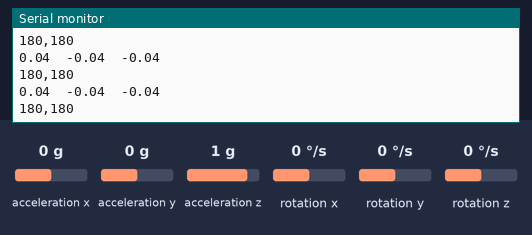
The sketch below on a simulated Arduino Uno, built with avr-gcc and run on an emulated ATmega328P. Parts: the last lines printed to the serial monitor. Wiring (inferred from the names in the program): ADXL345 accelerometer at I2C address 0x53; ITG-3200 gyroscope at I2C address 0x68. Inputs (shaded band) come from the test bench; at power-on: acceleration x 0 g, acceleration y 0 g, acceleration z 1 g, rotation x 0 °/s, rotation y 0 °/s, rotation z 0 °/s.

Above: at 4.1 s.
4.2 s: acceleration x set to -1.4 g
At 4.53 s:
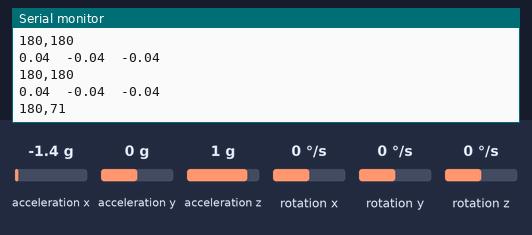
5.7 s: acceleration y set to -1.4 g
At 5.73 s:
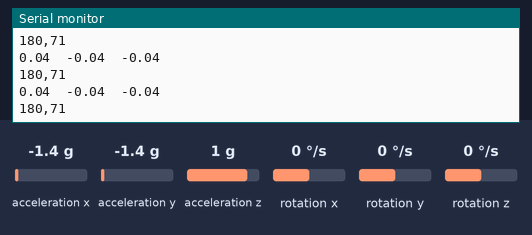
7.2 s: acceleration z set to -1.4 g
At 7.34 s:
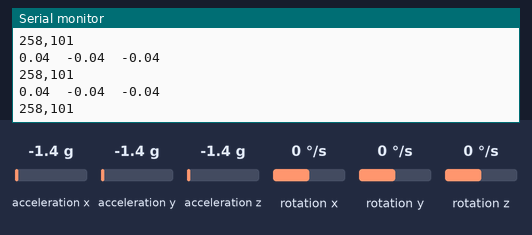
Timing chart, 0 to 10.2 s (numbered marks = the images above; inputs shaded):
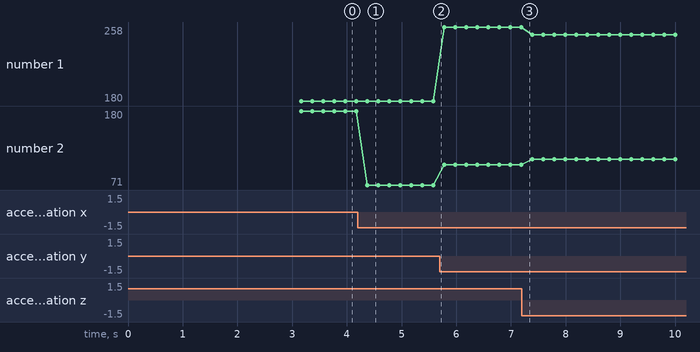

The sketch:

Test_ADXL345_ITG3200.ino
```cpp
// (licence header left out)
#define ITG3200_ADDRESS			        0x68
#define ITG3200_MEMORY_ADDRESS			0x1D
#define ITG3200_BUFFER_SIZE			6
#define ITG3200_RESET_ADDRESS			0x3E
#define ITG3200_RESET_VALUE			0x80
#define ITG3200_LOW_PASS_FILTER_ADDR	        0x16
#define ITG3200_LOW_PASS_FILTER_VALUE	        0x1D	// 10Hz low pass filter
#define ITG3200_OSCILLATOR_ADDR			0x3E
#define ITG3200_OSCILLATOR_VALUE		0x01	// use X gyro oscillator
#define ITG3200_SCALE_TO_RADIANS		823.626831 // 14.375 LSBs per °/sec, / Pi / 180
#define FINDZERO 49
#define SAMPLECOUNT 400.0
#define ACCEL_ADDRESS 0x53

#include <Wire.h>
#include <Device_I2C.h>
#include <GlobalDefined.h>
#include <AQMath.h>

//ACCELEROMETER

float accelScaleFactor[3] = {0.038320312,-0.038320312,-0.038320312};
float runTimeAccelBias[3] = {0, 0, 0};
float accelOneG = 0.0;
float meterPerSecSec[3] = {0.0,0.0,0.0};
long accelSample[3] = {0,0,0};
byte accelSampleCount = 0;

//GYROSCOPE
float gyroRate[3] = {0.0,0.0,0.0};
int   gyroZero[3] = {0,0,0};
long  gyroSample[3] = {0,0,0};
float gyroSmoothFactor = 1.0;
float gyroScaleFactor = 0.0;
float gyroHeading = 0.0;
unsigned long gyroLastMesuredTime = 0;
byte gyroSampleCount = 0;
unsigned long timer;

float AxrAcc, AyrAcc, AzrAcc,Rvect;
int AxrAcc_int, AyrAcc_int, AzrAcc_int;

void setup() {

  Serial.begin(115200);
  //Serial.println("Accelerometer library test (ADXL345)");

  Wire.begin();

  initializeAccel();
  computeAccelBias();

  initializeGyro();
  calibrateGyro();
  timer = millis();
}

void loop() {

  if((millis() - timer) > 200) // 100Hz
  {
    timer = millis();
    measureAccel();
    measureGyro();

    	Serial.print(accelScaleFactor[0]);
	Serial.print("  ");
	Serial.print(accelScaleFactor[1]);
	Serial.print("  ");
	Serial.print(accelScaleFactor[2]);
	Serial.println();

    Rvect = sqrt(pow(meterPerSecSec[XAXIS],2) + pow(meterPerSecSec[YAXIS],2) + pow(meterPerSecSec[ZAXIS],2));
    /*Serial.print("RaccX: ");
    Serial.print(meterPerSecSec[XAXIS]);
    Serial.print("\tRaccY: ");
    Serial.print(meterPerSecSec[YAXIS]);
    Serial.print("\tRaccZ: ");
    Serial.print(meterPerSecSec[ZAXIS]);
    Serial.print("\t|Racc|: ");
    Serial.print(Rvect);
    Serial.println();
    */


    AxrAcc = atan2(sqrt(pow(meterPerSecSec[YAXIS],2) + pow(meterPerSecSec[ZAXIS],2)),meterPerSecSec[XAXIS]);
    AxrAcc *= 360/PI;
    AxrAcc_int = (int) AxrAcc;
    Serial.print(AxrAcc_int,DEC);
    Serial.print(",");

    AyrAcc = atan2(sqrt(pow(meterPerSecSec[XAXIS],2) + pow(meterPerSecSec[ZAXIS],2)),meterPerSecSec[YAXIS]);
    AyrAcc *= 360/PI;
    AyrAcc_int = (int) AyrAcc;
    Serial.print(AyrAcc_int,DEC);

    Serial.println();
    /*
     Serial.print("\tx-G: ");
     Serial.print(meterPerSecSec[XAXIS]);
     //Serial.println();
     Serial.print("\ty-G: ");
     Serial.print(meterPerSecSec[YAXIS]);
     //Serial.println();
     Serial.print("\tz-G: ");
     Serial.print(meterPerSecSec[ZAXIS]);
     Serial.println();
     Serial.println();
     //Serial.println();

     Serial.print("\tRate YZ: ");
     Serial.print(degrees(gyroRate[XAXIS]));
     Serial.print("\tRate XZ: ");
     Serial.print(degrees(gyroRate[YAXIS]));
     Serial.print("\tRate XY: ");
     Serial.print(degrees(gyroRate[ZAXIS]));
     Serial.print("\tHeading: ");
     Serial.print(degrees(gyroHeading));
     Serial.println();
     Serial.println();
     Serial.println();
     */
  }
}

void measureSpecificGyroADC(int *gyroADC) {
  gyroADC[YAXIS] = readShortI2C() - gyroZero[YAXIS];
  gyroADC[XAXIS] = readShortI2C() - gyroZero[XAXIS];
  gyroADC[ZAXIS] = gyroZero[ZAXIS] - readShortI2C();
}

void calibrateGyro() {

  int findZero[FINDZERO];
  for (byte calAxis = XAXIS; calAxis <= ZAXIS; calAxis++) {
    for (int i=0; i<FINDZERO; i++) {
      sendByteI2C(ITG3200_ADDRESS, (calAxis * 2) + ITG3200_MEMORY_ADDRESS);
      findZero[i] = readShortI2C(ITG3200_ADDRESS);
      delay(10);
    }
    if (calAxis == XAXIS) {
      gyroZero[YAXIS] = findMedianInt(findZero, FINDZERO);
    }
    else if (calAxis == YAXIS) {
      gyroZero[XAXIS] = findMedianInt(findZero, FINDZERO);
    }
    else {
      gyroZero[ZAXIS] = findMedianInt(findZero, FINDZERO);
    }
  }
}

void initializeGyro() {

  gyroScaleFactor = radians(1.0 / 14.375);  //  ITG3200 14.375 LSBs per °/sec
  updateRegisterI2C(ITG3200_ADDRESS, ITG3200_RESET_ADDRESS, ITG3200_RESET_VALUE); // send a reset to the device
  updateRegisterI2C(ITG3200_ADDRESS, ITG3200_LOW_PASS_FILTER_ADDR, ITG3200_LOW_PASS_FILTER_VALUE); // 10Hz low pass filter
  updateRegisterI2C(ITG3200_ADDRESS, ITG3200_RESET_ADDRESS, ITG3200_OSCILLATOR_VALUE); // use internal oscillator
}

void measureGyro() {

  sendByteI2C(ITG3200_ADDRESS, ITG3200_MEMORY_ADDRESS);
  Wire.requestFrom(ITG3200_ADDRESS, ITG3200_BUFFER_SIZE);

  int gyroADC[3];
  measureSpecificGyroADC(gyroADC);

  for (byte axis = 0; axis <= ZAXIS; axis++) {
    gyroRate[axis] = filterSmooth(gyroADC[axis] * gyroScaleFactor, gyroRate[axis], gyroSmoothFactor);
  }
  invertGyroRate(gyroRate, XAXIS);
  // Measure gyro heading
  long int currentTime = micros();
  if (gyroRate[ZAXIS] > radians(1.0) || gyroRate[ZAXIS] < radians(-1.0)) {
    gyroHeading += gyroRate[ZAXIS] * ((currentTime - gyroLastMesuredTime) / 1000000.0);
  }
  gyroLastMesuredTime = currentTime;
}

void invertGyroRate(float * gyroRate, int index) {
  gyroRate[index] = gyroRate[index] * (-1);
}


// ACCELEROMETER

void initializeAccel() {

  updateRegisterI2C(ACCEL_ADDRESS, 0x2D, 1<<3);     // set device to *measure*
  updateRegisterI2C(ACCEL_ADDRESS, 0x31, 0x09);     // set full range and +/- 4G
  updateRegisterI2C(ACCEL_ADDRESS, 0x2C, 8+2+1);    // 200hz sampling
  delay(10);
}

void measureAccel() {

  sendByteI2C(ACCEL_ADDRESS, 0x32);
  Wire.requestFrom(ACCEL_ADDRESS, 6);

  meterPerSecSec[YAXIS] = readReverseShortI2C() * accelScaleFactor[YAXIS] + runTimeAccelBias[YAXIS];

  meterPerSecSec[XAXIS] = readReverseShortI2C() * accelScaleFactor[XAXIS] + runTimeAccelBias[XAXIS];
  meterPerSecSec[ZAXIS] = readReverseShortI2C() * accelScaleFactor[ZAXIS] + runTimeAccelBias[ZAXIS];
}

void measureAccelSum() {

  sendByteI2C(ACCEL_ADDRESS, 0x32);
  Wire.requestFrom(ACCEL_ADDRESS, 6);

  accelSample[YAXIS] += readReverseShortI2C() ;
  accelSample[XAXIS] += readReverseShortI2C() ;
  accelSample[ZAXIS] += readReverseShortI2C() ;
  accelSampleCount++;
}

void evaluateMetersPerSec() {

  for (byte axis = XAXIS; axis <= ZAXIS; axis++) {
    meterPerSecSec[axis] = (accelSample[axis] / accelSampleCount) * accelScaleFactor[axis] + runTimeAccelBias[axis];
	accelSample[axis] = 0;
  }
  accelSampleCount = 0;
}

void computeAccelBias() {

  for (int samples = 0; samples < SAMPLECOUNT; samples++) {
    measureAccelSum();
    delayMicroseconds(2500);
  }

  for (byte axis = 0; axis < 3; axis++) {
    meterPerSecSec[axis] = (float(accelSample[axis])/SAMPLECOUNT) * accelScaleFactor[axis];
    accelSample[axis] = 0;
  }
  accelSampleCount = 0;

  runTimeAccelBias[XAXIS] = -meterPerSecSec[XAXIS];
  runTimeAccelBias[YAXIS] = -meterPerSecSec[YAXIS];
  runTimeAccelBias[ZAXIS] = -9.8065 - meterPerSecSec[ZAXIS];
  //runTimeAccelBias[ZAXIS] = meterPerSecSec[ZAXIS];
  accelOneG = abs(meterPerSecSec[ZAXIS] + runTimeAccelBias[ZAXIS]);
}
```

Measured:
- after the input at 4.2 s, the serial monitor: prints a new line after 0.17 s (image 1)
- plotted number 1: 180 → 258 after the input at 5.7 s, 258 → 250 after the input at 7.2 s
- plotted number 2: 180 → 71 after the input at 4.2 s, 71 → 101 after the input at 5.7 s, 101 → 109 after the input at 7.2 s
